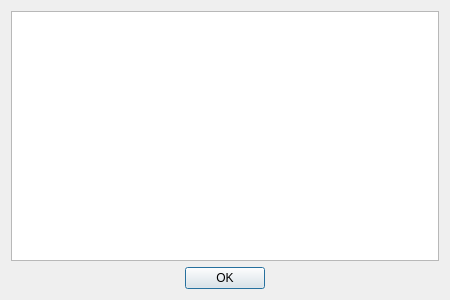
<?xml version="1.0" encoding="UTF-8"?>
<ui version="4.0">
 <class>MemoryMapDialog</class>
 <widget class="QDialog" name="MemoryMapDialog">
  <property name="geometry">
   <rect>
    <x>0</x>
    <y>0</y>
    <width>450</width>
    <height>300</height>
   </rect>
  </property>
  <property name="minimumSize">
   <size>
    <width>450</width>
    <height>300</height>
   </size>
  </property>
  <property name="maximumSize">
   <size>
    <width>450</width>
    <height>300</height>
   </size>
  </property>
  <property name="windowTitle">
   <string>Target memory map</string>
  </property>
  <layout class="QGridLayout" name="gridLayout_2">
   <item row="0" column="0">
    <layout class="QGridLayout" name="gridLayout">
     <item row="0" column="0">
      <widget class="QTableWidget" name="targetMemoryMapTable"/>
     </item>
    </layout>
   </item>
   <item row="1" column="0">
    <widget class="QDialogButtonBox" name="buttonBox">
     <property name="orientation">
      <enum>Qt::Horizontal</enum>
     </property>
     <property name="standardButtons">
      <set>QDialogButtonBox::Ok</set>
     </property>
     <property name="centerButtons">
      <bool>true</bool>
     </property>
    </widget>
   </item>
  </layout>
 </widget>
 <resources/>
 <connections>
  <connection>
   <sender>buttonBox</sender>
   <signal>accepted()</signal>
   <receiver>MemoryMapDialog</receiver>
   <slot>accept()</slot>
   <hints>
    <hint type="sourcelabel">
     <x>248</x>
     <y>254</y>
    </hint>
    <hint type="destinationlabel">
     <x>157</x>
     <y>274</y>
    </hint>
   </hints>
  </connection>
  <connection>
   <sender>buttonBox</sender>
   <signal>rejected()</signal>
   <receiver>MemoryMapDialog</receiver>
   <slot>reject()</slot>
   <hints>
    <hint type="sourcelabel">
     <x>316</x>
     <y>260</y>
    </hint>
    <hint type="destinationlabel">
     <x>286</x>
     <y>274</y>
    </hint>
   </hints>
  </connection>
 </connections>
</ui>
